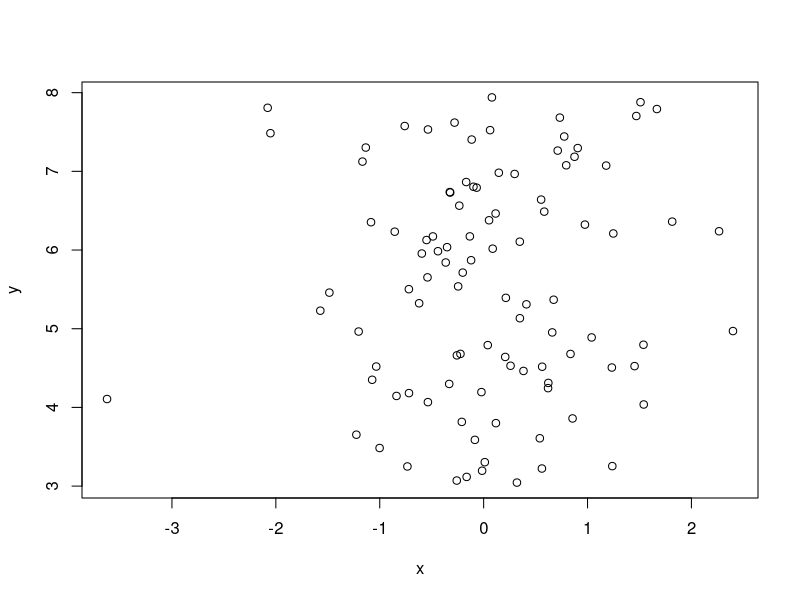
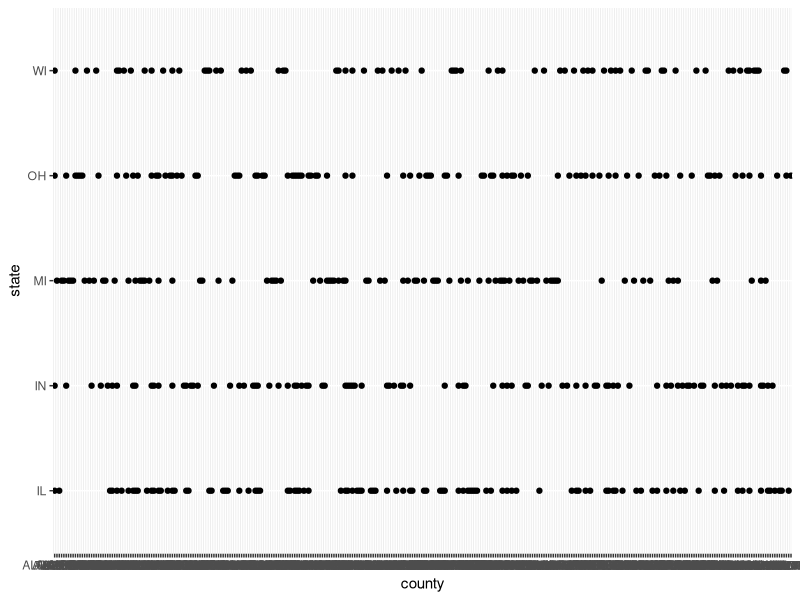
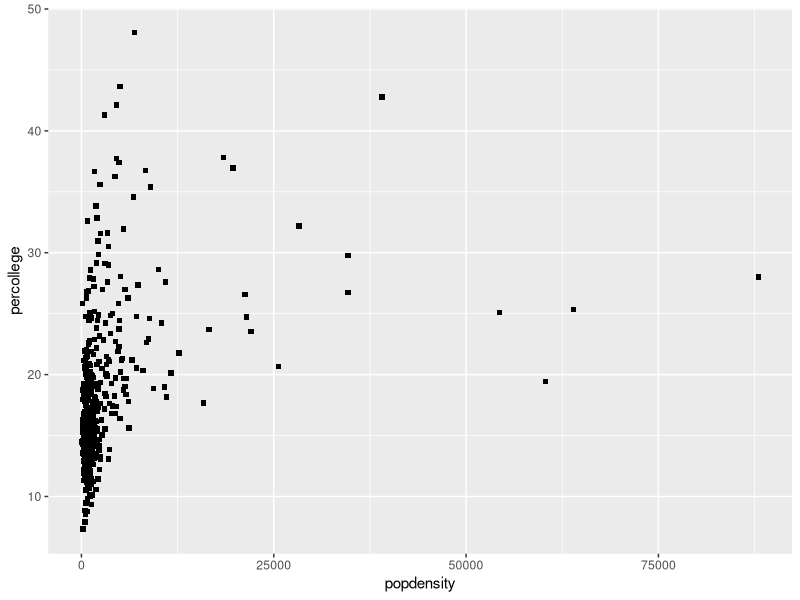
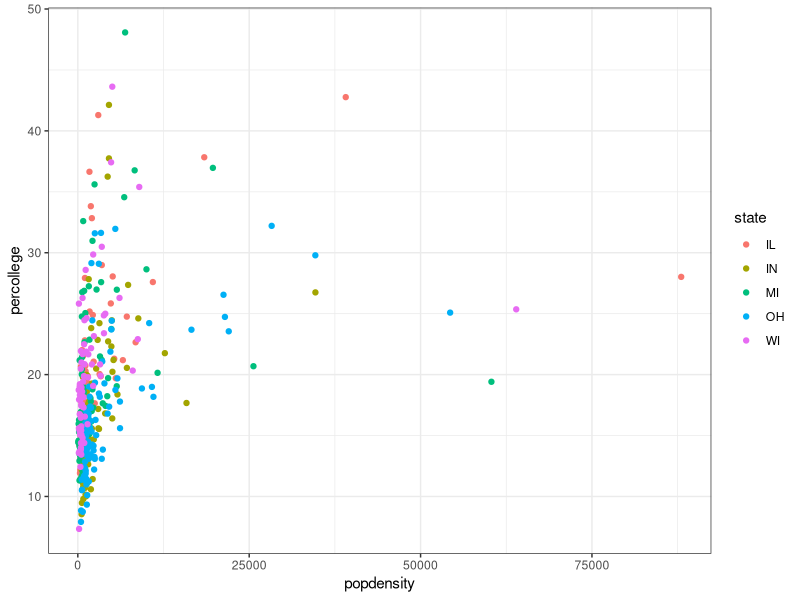
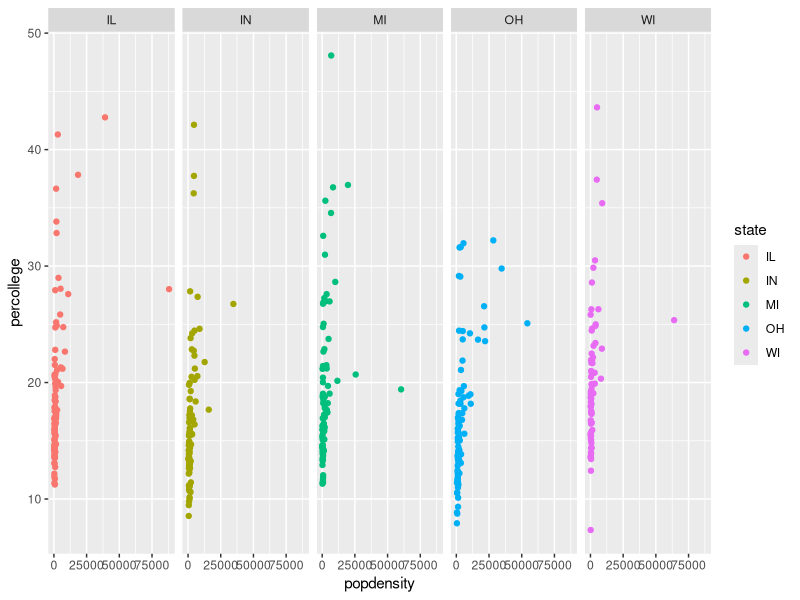
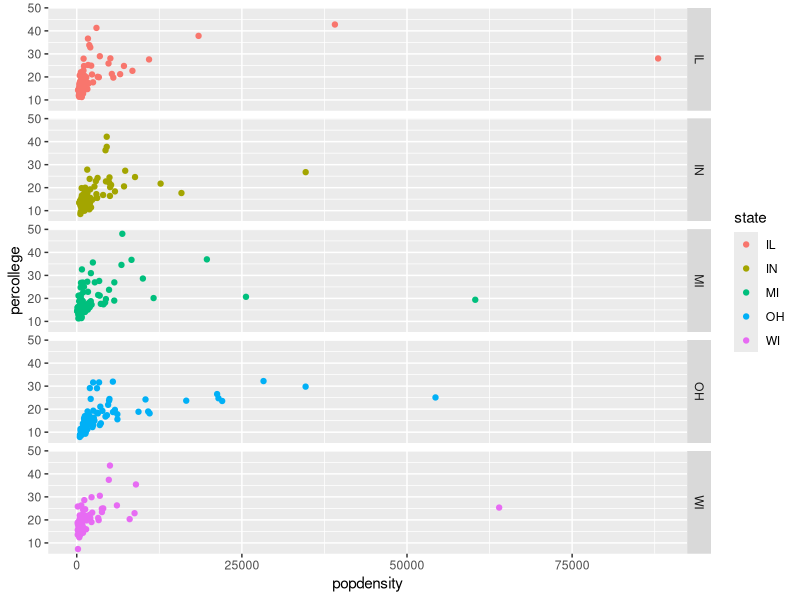
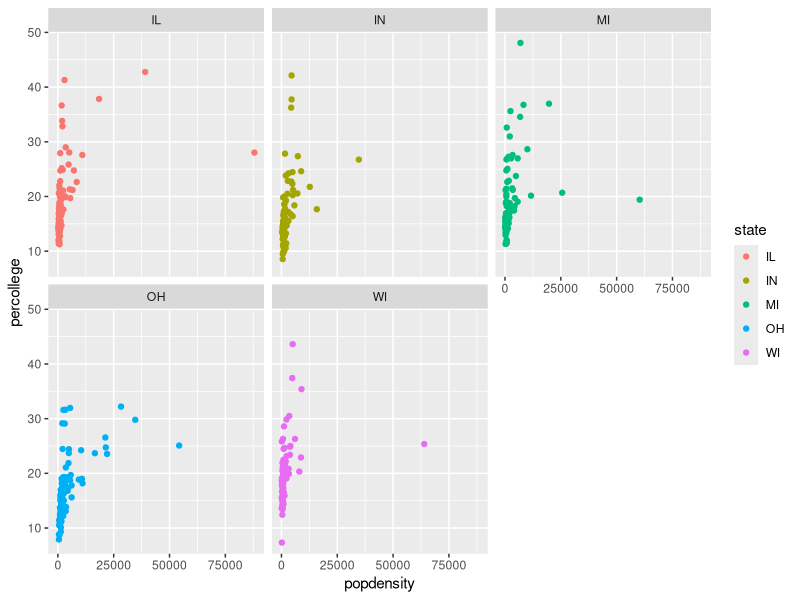
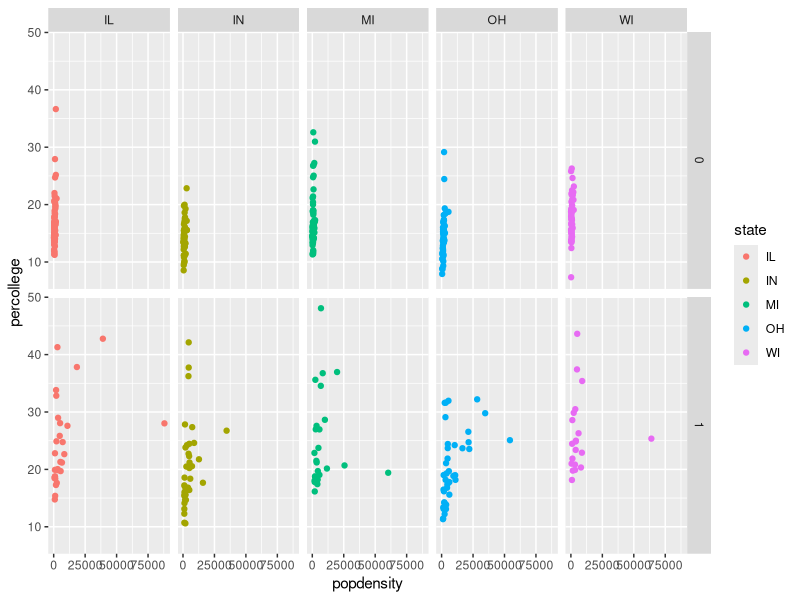

Source code (R) for these figures, in order: (Note: this script raises an error after producing the figures.)
## ---- chunk 1
x <- rnorm(100)
y <- runif(100, min = 3, max = 8)
mean(x)
mean(y)
## ---- chunk 2
x <- rnorm(100)
y <- runif(100, min = 3, max = 8)
mean(x)
mean(y)
## ---- chunk 3
x <- rnorm(100)
y <- runif(100, min = 0, max = 1)
mean(x)
mean(y)
## ---- chunk 4
x <- rnorm(100)
y <- runif(100, min = 3, max = 8)
plot(x, y)
## ---- chunk 5
a = cor(x,y)
## ---- chunk 6
library(tidyverse)
midwest = data.frame(midwest)
attach(midwest)
knitr::opts_chunk$set(fig.width = 6, fig.height = 6)
## ---- chunk 7
ggplot(midwest)+
  geom_point(aes(county, state))

ggplot(midwest)+
    geom_point(aes(popdensity, percollege), shape = 15)

ggplot(data = midwest) + 
  geom_point(mapping = aes(x = popdensity, y = percollege, color = state))+
  theme_bw()
## ---- chunk 8
ggplot(data = midwest)+
    geom_point(mapping = aes(x = popdensity, y = percollege, color = state))+
    facet_grid(.~ state)

ggplot(data = midwest)+
    geom_point(mapping = aes(x = popdensity, y = percollege, color = state))+
    facet_grid(state ~ .)

ggplot(data = midwest)+
    geom_point(mapping = aes(x = popdensity, y = percollege, color = state))+
    facet_wrap(~ state)

ggplot(data = midwest)+
    geom_point(mapping = aes(x = popdensity, y = percollege, color = state))+
    facet_grid(inmetro ~ state)

# the dot means 'do not put anything on the rows'.
## ---- chunk 9
ggplot(midwest)+
    geom_smooth(aes(popdensity, percollege))

ggplot(midwest, aes(popdensity, percollege))+
  geom_point(aes(color = 'blue'))

ggplot(midwest, aes(popdensity, percollege))+
  geom_line(aes(linetype = state, color = state))+
  theme_grey()

ggplot()

ggplot(midwest)+
    geom_smooth(aes(popdensity, percollege, linetype = state), se = FALSE)
## ---- chunk 10
ggplot(data = midwest)+
    geom_smooth(mapping = aes(popdensity, percollege, linetype = 'solid', color = state), se = FALSE)+
    geom_point(mapping = aes(popdensity, percollege, color = state))

ggplot(midwest, aes(x=popdensity, y=percollege, color = state))+
    geom_point()+
    geom_smooth(se = FALSE, linetype = 'dashed')

ggplot(midwest, aes(x=popdensity, y=percollege))+
    geom_point(aes(color = state))+
    geom_smooth(se = FALSE)
## ---- chunk 11
ggplot(midwest, aes(state))+
    geom_bar()

ggplot(midwest, aes(state))+
    geom_bar(aes(fill = factor(inmetro)))

ggplot(midwest, aes(state))+
    geom_bar(aes(fill = factor(inmetro)), position = 'fill')

prop.table(table(state, factor(inmetro)), 1)

ggplot(data = midwest, mapping = aes(x = state)) + 
  geom_bar(aes(fill = factor(inmetro)), position = 'dodge')

ggplot(midwest, aes(popdensity))+
  geom_histogram(binwidth = 1000)

ggplot(midwest, aes(popdensity))+
  geom_density(aes(color=state))

ggplot(midwest, aes(state, popdensity))+
  geom_boxplot(aes(color = state))+
  facet_grid(.~factor(inmetro))

ggplot(data = midwest, mapping = aes(x = popdensity, y = percollege, color = state)) +
  geom_point() +
  geom_smooth(se = FALSE) +
  scale_x_continuous("Population Density") + 
  scale_y_continuous("Percent College Graduates") + 
  scale_color_discrete("State") + 
  coord_cartesian(xlim = c(0, 15000))

ggplot(midwest, aes(popdensity, percollege, color = state))+
  geom_point()+
  geom_smooth(se = FALSE)+
  scale_x_continuous('Pop Dens', limits = c(0, 5000))+
  scale_y_continuous('Percollege')+
  scale_color_discrete('State')+
  theme_bw()
## ---- chunk 12
library("ggrepel")
library("ggforce")
library("patchwork")
library('palmerpenguins')
library('ggthemes')
library(tidyr)
attach(penguins)
theme_set(theme_bw(base_size = 14))
## ---- chunk 13
names(penguins)
ggplot(penguins, aes(flipper_length_mm, bill_length_mm))+
  geom_point(size = 2, aes(shape = species))+
  geom_text_repel(aes(label = species))
  xlab('Flipper')+
  ylab('Bill')
#theme(legend.position="none") it removes the legend
  
set.seed(100)
penguins%>%
  group_by(species)%>%
  sample_n(10)%>%
  ggplot(., aes(flipper_length_mm, bill_length_mm))+
  geom_point(size = 4, aes(shape = species))+
  geom_label_repel(aes(label = species))+
  xlab('Flipper')+
  ylab('Bill')
## ---- chunk 14
penguins%>%
  drop_na(flipper_length_mm, bill_length_mm)%>%
ggplot(., aes(flipper_length_mm, bill_length_mm))+
  geom_point(aes(shape = species), size = 3)+
  geom_mark_ellipse(aes(fill = species, label = species))
  scale_x_continuous('Flipper')+
  scale_y_continuous('Bill', limits = c(25, 70))

ggplot(penguins, aes(flipper_length_mm, bill_length_mm))+
  geom_point(aes(shape = species, color = species), size = 3)+
  xlab('Flipper')+
  ylab('Bill')+
  facet_zoom(y = species == 'Gentoo')
## ---- chunk 15
library("ggsignif")
ggplot(penguins, aes(flipper_length_mm, bill_length_mm)) +
  geom_boxplot()+
  geom_signif(comparisons = list(c("Adelie", "Chinstrap")), map_signif_level = TRUE, textsize = 6)
## ---- chunk 16
p1 = ggplot(penguins, aes(flipper_length_mm, bill_length_mm))+
  geom_point(size = 4, aes(color = species, shape = species))+
  xlab('Flipper')+
  ylab('Bill Length')+
  theme(legend.position = 'none', axis.title=element_text(size=10,face="bold"),
        axis.text=element_text(size=6))

p2 = ggplot(penguins, aes(flipper_length_mm, bill_depth_mm))+
  geom_point(size = 4, aes(color = species, shape = species))+
  xlab('Flipper')+
  ylab('Bill Length')+
  theme(legend.position = 'none', axis.title=element_text(size=10,face="bold"),
        axis.text=element_text(size=6))

p3 = ggplot(drop_na(penguins, sex), aes(sex, body_mass_g))+
  geom_violin(aes(fill = species), draw_quantiles = c(.1, .5, .9))+
  xlab('Sex')+
  ylab('Boddy mass')+
  theme(legend.position = 'none', axis.title=element_text(size=10,face="bold"),
        axis.text=element_text(size=6))



p1+p2
p1/p2
p3|(p1/p2)
(p1 + p2) / p3
## ---- chunk 17
